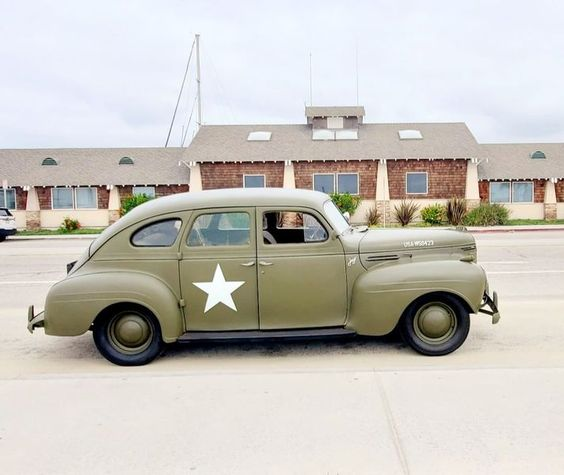
#> input picture ford.jpg, 564 x 475 px
$ python Module_11_1a.py
#> lines starting #> are read from the running program, lines starting #| are printed output that depends on the picture
from PIL import Image, ImageOps

filename = "ford.jpg"
with Image.open(filename) as img:
#> img is the input picture: PIL image 564x475 RGB; mean R, G, B 199.5, 196.2, 190.4
    img.load()
img.show()
print(f'Параметры изображения: тип: {img.format}, размер: {img.size}, цвет: {img.mode}')
#| Параметры изображения: тип: JPEG, размер: (564, 475), цвет: RGB

crop_img = img.crop((100, 150, 300, 300))
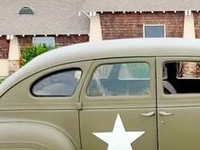
#> crop_img: PIL image 200x150 RGB; mean R, G, B 159.2, 153.9, 136.7
print(f'Изменённый размер: {crop_img.size}')
#| Изменённый размер: (200, 150)
crop_img.show()
crop_img.save('ford_crop.jpeg')


rotated_img = img.rotate(45, expand=True)
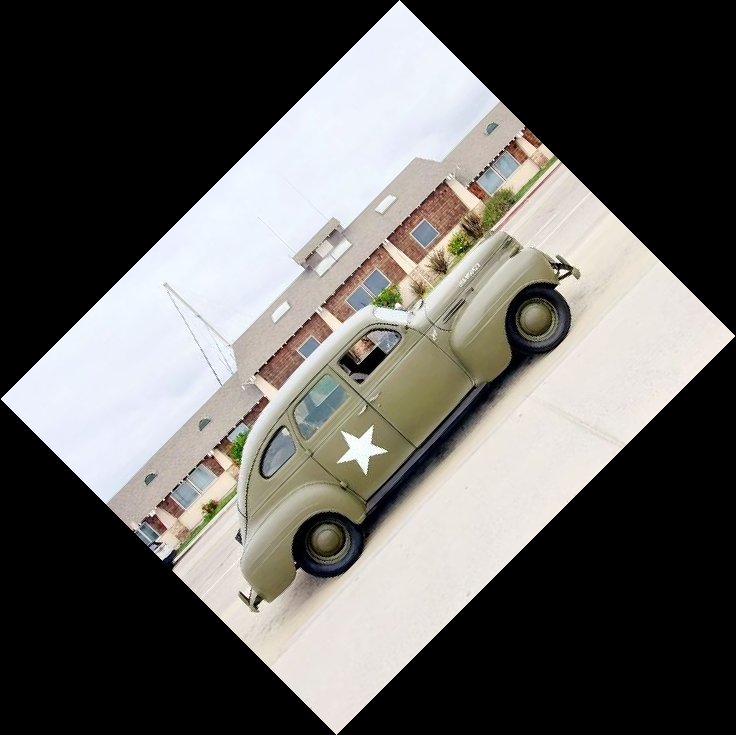
#> rotated_img: PIL image 736x735 RGB; mean R, G, B 98.9, 97.2, 94.4
rotated_img.show()
rotated_img.save('ford_rotated.jpeg')

gray_img = img.convert("L")
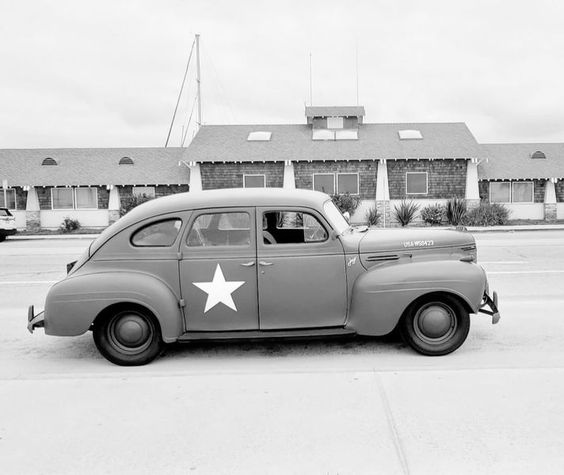
#> gray_img: PIL image 564x475 L; min 0, max 255, mean 196.5
gray_img.show()
gray_img.save('ford_gray.pdf')

color_img = ImageOps.colorize(gray_img, black ="blue", white ="red")
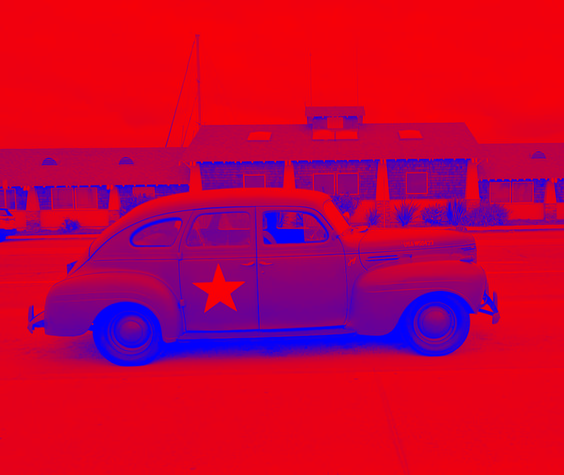
#> color_img: PIL image 564x475 RGB; mean R, G, B 196.5, 0, 58.5
color_img.show()
color_img.save('ford_color.pdf')

new_img = rotated_img.resize((1200, 800))
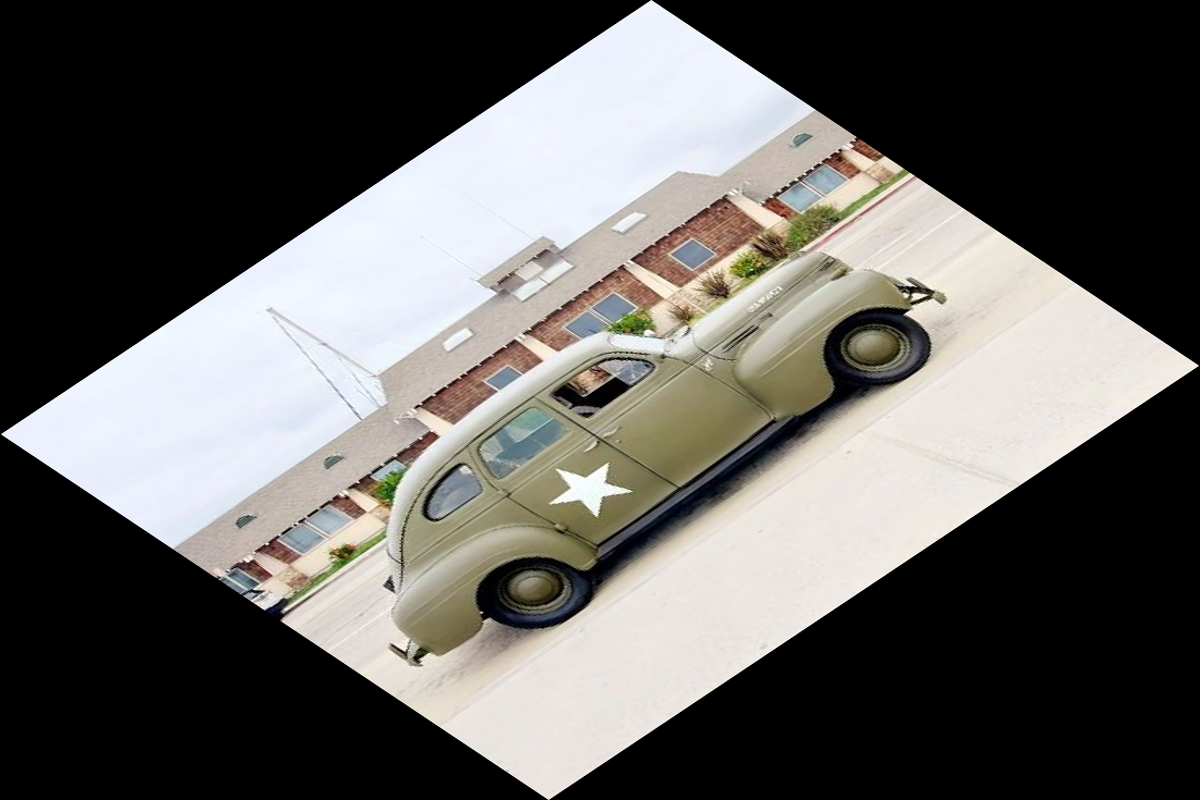
#> new_img: PIL image 1200x800 RGB; mean R, G, B 98.9, 97.3, 94.4
new_img.show()
new_img.save('ford_new.png')
